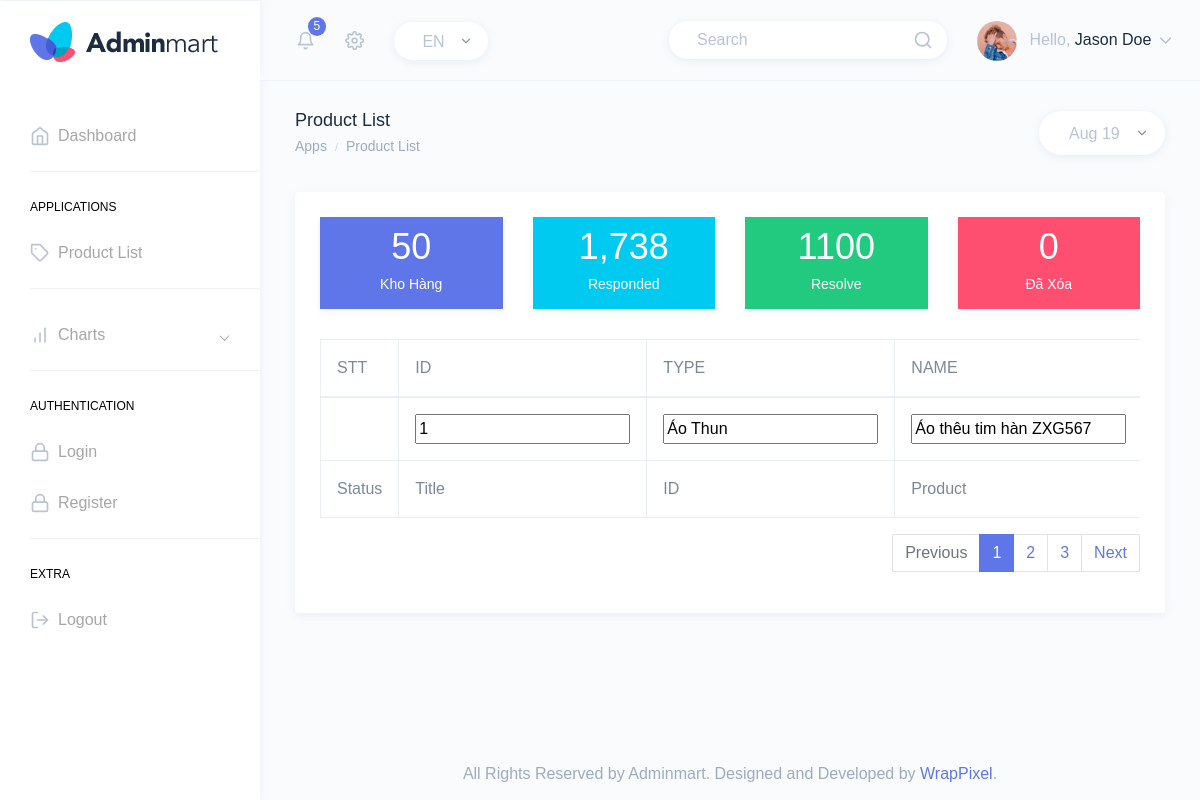
Page /src/html/fixSP.php?edit=1 on the committed database.
### tables this page shows
CREATE TABLE `tb_sp` (
  `sp_id` int(11) NOT NULL,
  `sp_hinhanh` varchar(300) DEFAULT NULL,
  `sp_theloai` varchar(300) DEFAULT NULL,
  `sp_tensanpham` varchar(300) DEFAULT NULL,
  `sp_gia` int(11) DEFAULT NULL
);

### src/html/fixSP.php (the view, shortened to what this page needs)
<!DOCTYPE html>
<html dir="ltr" lang="en">
<head>
    <link href="../dist/css/style.min.css" rel="stylesheet">
<body>
<div id="main-wrapper" data-theme="light" data-layout="vertical" data-navbarbg="skin6" data-sidebartype="full" data-sidebar-position="fixed" data-header-position="fixed" data-boxed-layout="full">
    <header class="topbar" data-navbarbg="skin6">
        <nav class="navbar top-navbar navbar-expand-md">
            <div class="navbar-header" data-logobg="skin6">
                <div class="navbar-brand">
                    <a href="index.html">
                        <b class="logo-icon">
                            <img src="../assets/images/logo-icon.png" alt="homepage" class="dark-logo" />
                        </b>
                        <span class="logo-text">
                                <img src="../assets/images/logo-text.png" alt="homepage" class="dark-logo" />
                            </span>
                    </a>
                </div>
            </div>
            <div class="navbar-collapse collapse" id="navbarSupportedContent">
                <ul class="navbar-nav float-left mr-auto ml-3 pl-1">
                    <li class="nav-item dropdown">
                        <a class="nav-link dropdown-toggle pl-md-3 position-relative" href="javascript:void(0)"
                           id="bell" role="button" data-toggle="dropdown" aria-haspopup="true"
                           aria-expanded="false">
                            <span><i data-feather="bell" class="svg-icon"></i></span>
                            <span class="badge badge-primary notify-no rounded-circle">5</span>
                        </a>
                    </li>
                    <li class="nav-item dropdown">
                        <a class="nav-link dropdown-toggle" href="#" id="navbarDropdown" role="button"
                           data-toggle="dropdown" aria-haspopup="true" aria-expanded="false">
                            <i data-feather="settings" class="svg-icon"></i>
                        </a>
                    </li>
                    <li class="nav-item d-none d-md-block">
                        <a class="nav-link" href="javascript:void(0)">
                            <div class="customize-input">
                                <select
                                    class="custom-select form-control bg-white custom-radius custom-shadow border-0">
                                    <option selected>EN</option>
                                </select>
                            </div>
                        </a>
                    </li>
                </ul>
                <ul class="navbar-nav float-right">
                    <li class="nav-item d-none d-md-block">
                        <a class="nav-link" href="javascript:void(0)">
                            <form>
                                <div class="customize-input">
                                    <input class="form-control custom-shadow custom-radius border-0 bg-white"
                                           type="search" placeholder="Search" aria-label="Search">
                                    <i class="form-control-icon" data-feather="search"></i>
                                </div>
                            </form>
                        </a>
                    </li>
                    <li class="nav-item dropdown">
                        <a class="nav-link dropdown-toggle" href="javascript:void(0)" data-toggle="dropdown"
                           aria-haspopup="true" aria-expanded="false">
                            <img src="../assets/images/users/profile-pic.jpg" alt="user" class="rounded-circle"
                                 width="40">
                            <span class="ml-2 d-none d-lg-inline-block"><span>Hello,</span> <span
                                    class="text-dark">Jason Doe</span> <i data-feather="chevron-down"
                                                                          class="svg-icon"></i></span>
                        </a>
                    </li>
                </ul>
            </div>
        </nav>
    </header>
    <aside class="left-sidebar" data-sidebarbg="skin6">
        <div class="scroll-sidebar" data-sidebarbg="skin6">
            <nav class="sidebar-nav">
                <ul id="sidebarnav">
                    <li class="sidebar-item"> <a class="sidebar-link sidebar-link" href="index.html"
                                                 aria-expanded="false"><i data-feather="home" class="feather-icon"></i><span
                                class="hide-menu">Dashboard</span></a></li>
                    <li class="list-divider"></li>
                    <li class="nav-small-cap"><span class="hide-menu">Applications</span></li>
                    <li class="sidebar-item"> <a class="sidebar-link" href="ticket-list.html"
                                                 aria-expanded="false"><i data-feather="tag" class="feather-icon"></i><span
                                class="hide-menu">Product List
                                </span></a>
                    </li>
                    <li class="list-divider"></li>
                    <li class="sidebar-item"> <a class="sidebar-link has-arrow" href="javascript:void(0)"
                                                 aria-expanded="false"><i data-feather="bar-chart" class="feather-icon"></i><span
                                class="hide-menu">Charts </span></a>
                    </li>
                    <li class="list-divider"></li>
                    <li class="nav-small-cap"><span class="hide-menu">Authentication</span></li>
                    <li class="sidebar-item"> <a class="sidebar-link sidebar-link" href="authentication-login1.html"
                                                 aria-expanded="false"><i data-feather="lock" class="feather-icon"></i><span
                                class="hide-menu">Login
                                </span></a>
                    </li>
                    <li class="sidebar-item"> <a class="sidebar-link sidebar-link"
                                                 href="authentication-register1.html" aria-expanded="false"><i data-feather="lock"
                                                                                                               class="feather-icon"></i><span class="hide-menu">Register
                                </span></a>
                    </li>
                    <li class="list-divider"></li>
                    <li class="nav-small-cap"><span class="hide-menu">Extra</span></li>
                    <li class="sidebar-item"> <a class="sidebar-link sidebar-link" href="authentication-login1.html"
                                                 aria-expanded="false"><i data-feather="log-out" class="feather-icon"></i><span
                                class="hide-menu">Logout</span></a></li>
                </ul>
            </nav>
        </div>
    </aside>
    <div class="page-wrapper">
        <div class="page-breadcrumb">
            <div class="row">
                <div class="col-7 align-self-center">
                    <h4 class="page-title text-truncate text-dark font-weight-medium mb-1">Product List</h4>
                    <div class="d-flex align-items-center">
                        <nav aria-label="breadcrumb">
                            <ol class="breadcrumb m-0 p-0">
                                <li class="breadcrumb-item"><a href="index.html" class="text-muted">Apps</a></li>
                                <li class="breadcrumb-item text-muted active" aria-current="page">Product List</li>
                            </ol>
                        </nav>
                    </div>
                </div>
                <div class="col-5 align-self-center">
                    <div class="customize-input float-right">
                        <select class="custom-select custom-select-set form-control bg-white border-0 custom-shadow custom-radius">
                            <option selected>Aug 19</option>
                        </select>
                    </div>
                </div>
            </div>
        </div>
        <div class="container-fluid">
            <div class="row">
                <div class="col-12">
                    <div class="card">
                        <div class="card-body">
                            <div class="row">
                                <div class="col-md-6 col-lg-3 col-xlg-3">
                                    <div class="card card-hover">
                                        <div class="p-2 bg-primary text-center">
                                            <h1 class="font-light text-white">
                                                <?php
                                                include_once ('connet.php');
                                                $sql="select count(sp_id) as maxid from tb_sp";
                                                $result=mysqli_query($conn,$sql);
                                                $row=mysqli_fetch_assoc($result);
                                                echo $row['maxid'];
                                                                                                ?>
                                            </h1>
                                            <h6 class="text-white">Kho Hàng</h6>
                                        </div>
                                    </div>
                                </div>
                                <div class="col-md-6 col-lg-3 col-xlg-3">
                                    <div class="card card-hover">
                                        <div class="p-2 bg-cyan text-center">
                                            <h1 class="font-light text-white">1,738</h1>
                                            <h6 class="text-white">Responded</h6>
                                        </div>
                                    </div>
                                </div>
                                <div class="col-md-6 col-lg-3 col-xlg-3">
                                    <div class="card card-hover">
                                        <div class="p-2 bg-success text-center">
                                            <h1 class="font-light text-white">1100</h1>
                                            <h6 class="text-white">Resolve</h6>
                                        </div>
                                    </div>
                                </div>
                                <div class="col-md-6 col-lg-3 col-xlg-3">
                                    <div class="card card-hover">
                                        <div class="p-2 bg-danger text-center">
                                            <h1 class="font-light text-white" id="click">0</h1>
                                            <h6 class="text-white" >Đã Xóa</h6>
                                        </div>
                                    </div>
                                </div>
                            </div>
                            <div class="table-responsive">
                                <table id="zero_config" class="table table-striped table-bordered no-wrap">
                                    <thead>
                                    <tr>
                                        <th>STT</th>
                                        <th>ID</th>
                                        <th>TYPE</th>
                                        <th>NAME</th>
                                    </tr>
                                    </thead>
                                    <tfoot>
                                    <tr>
                                        <th>Status</th>
                                        <th>Title</th>
                                        <th>ID</th>
                                        <th>Product</th>
                                    </tr>
                                    </tfoot>
                                    <tfoot>
                                    <tr>
                                        <?php
                                        include_once ('connet.php');
                                        $getid=$_GET['edit'];
                                        $sql="select * from tb_sp where sp_id = '$getid'";
                                        $kq = mysqli_query($conn,$sql);
                                        while ($row = mysqli_fetch_assoc($kq)) {
                                            $id=$row["sp_id"];
                                            $type=$row["sp_theloai"];
                                            $name=$row["sp_tensanpham"];
                                            $prices=$row["sp_gia"];
                                            $picture=$row['sp_hinhanh'];
                                            $fix = <<<EOD
                                        <form action="xulyfixSP.php" method="GET">
                                        <th></th>
                                            <th><input type="text" name="id" value="$id"/></th>
                                            <th><input type="text" name="type" value="$type" /></th>
                                            <th><input type="text" name="name" value="$name"/></th>
                                            <th><input type="text" name="prices" value="$prices"/></th>
                                            <th><input type="text" name="picture" value="$picture" /></th>
                                            <th><button type="submit">Xác Nhận</button></th>
                                        </form>
EOD; echo $fix;
                                        }
                                        ?>
                                    </tr>
                                    </tfoot>
                                </table>
                                <ul class="pagination float-right">
                                    <li class="page-item disabled">
                                        <a class="page-link" href="#" tabindex="-1">Previous</a>
                                    </li>
                                    <li class="page-item active"><a class="page-link" href="#">1</a></li>
                                    <li class="page-item">
                                        <a class="page-link" href="#">2 <span class="sr-only">(current)</span></a>
                                    </li>
                                    <li class="page-item"><a class="page-link" href="#">3</a></li>
                                    <li class="page-item">
                                        <a class="page-link" href="#">Next</a>
                                    </li>
                                </ul>
                            </div>
                        </div>
                    </div>
                </div>
            </div>
        </div>
        <footer class="footer text-center text-muted">
            All Rights Reserved by Adminmart. Designed and Developed by <a
                href="https://wrappixel.com">WrapPixel</a>.
        </footer>
    </div>
</div>
</body>
</html>

### rows in the picture
tb_sp: id "1", type "Áo Thun", name "Áo thêu tim hàn ZXG567"

### other values in the picture
$row['maxid'] "50"
